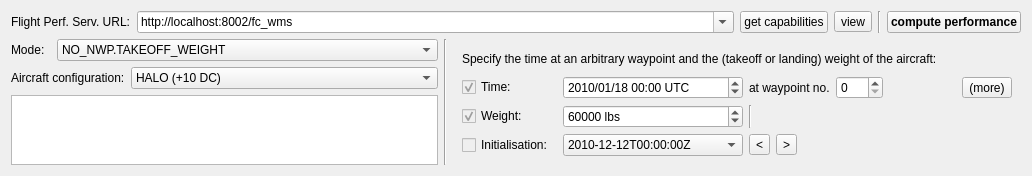
<?xml version="1.0" encoding="UTF-8"?>
<ui version="4.0">
 <class>PerformanceDockWidget</class>
 <widget class="QWidget" name="PerformanceDockWidget">
  <property name="geometry">
   <rect>
    <x>0</x>
    <y>0</y>
    <width>1032</width>
    <height>172</height>
   </rect>
  </property>
  <property name="sizePolicy">
   <sizepolicy hsizetype="Expanding" vsizetype="Minimum">
    <horstretch>0</horstretch>
    <verstretch>0</verstretch>
   </sizepolicy>
  </property>
  <property name="minimumSize">
   <size>
    <width>1001</width>
    <height>0</height>
   </size>
  </property>
  <property name="maximumSize">
   <size>
    <width>16777215</width>
    <height>172</height>
   </size>
  </property>
  <property name="windowTitle">
   <string>Flight Performance Service Dock Widget</string>
  </property>
  <layout class="QVBoxLayout" name="verticalLayout_3">
   <item>
    <layout class="QHBoxLayout" name="horizontalLayout_9">
     <item>
      <widget class="QLabel" name="label_7">
       <property name="text">
        <string>Flight Perf. Serv. URL:</string>
       </property>
      </widget>
     </item>
     <item>
      <widget class="QComboBox" name="cbURL">
       <property name="sizePolicy">
        <sizepolicy hsizetype="Expanding" vsizetype="Fixed">
         <horstretch>0</horstretch>
         <verstretch>0</verstretch>
        </sizepolicy>
       </property>
       <property name="toolTip">
        <string>Enter a valid flight performance service URL here.</string>
       </property>
       <property name="editable">
        <bool>true</bool>
       </property>
       <item>
        <property name="text">
         <string>http://localhost:8002/fc_wms</string>
        </property>
       </item>
       <item>
        <property name="text">
         <string>http://osm.omniscale.net/proxy/service</string>
        </property>
       </item>
      </widget>
     </item>
     <item>
      <widget class="QPushButton" name="btGetCapabilities">
       <property name="toolTip">
        <string>Request the capabilities from the server.</string>
       </property>
       <property name="text">
        <string>get capabilities</string>
       </property>
      </widget>
     </item>
     <item>
      <widget class="QToolButton" name="tbViewCapabilities">
       <property name="text">
        <string>view</string>
       </property>
      </widget>
     </item>
     <item>
      <widget class="Line" name="line_4">
       <property name="orientation">
        <enum>Qt::Vertical</enum>
       </property>
      </widget>
     </item>
     <item>
      <widget class="QPushButton" name="btComputePerformance">
       <property name="maximumSize">
        <size>
         <width>200</width>
         <height>16777215</height>
        </size>
       </property>
       <property name="font">
        <font>
         <weight>75</weight>
         <bold>true</bold>
        </font>
       </property>
       <property name="toolTip">
        <string>Request the computation of the flight performance with the specifed parameters.</string>
       </property>
       <property name="text">
        <string>compute performance</string>
       </property>
      </widget>
     </item>
    </layout>
   </item>
   <item>
    <layout class="QHBoxLayout" name="horizontalLayout_6">
     <item>
      <layout class="QVBoxLayout" name="verticalLayout">
       <item>
        <layout class="QHBoxLayout" name="horizontalLayout">
         <item>
          <widget class="QLabel" name="label_8">
           <property name="sizePolicy">
            <sizepolicy hsizetype="Fixed" vsizetype="Preferred">
             <horstretch>0</horstretch>
             <verstretch>0</verstretch>
            </sizepolicy>
           </property>
           <property name="minimumSize">
            <size>
             <width>40</width>
             <height>0</height>
            </size>
           </property>
           <property name="text">
            <string>Mode:</string>
           </property>
          </widget>
         </item>
         <item>
          <widget class="QComboBox" name="cbMode">
           <property name="sizePolicy">
            <sizepolicy hsizetype="MinimumExpanding" vsizetype="Minimum">
             <horstretch>0</horstretch>
             <verstretch>0</verstretch>
            </sizepolicy>
           </property>
           <property name="minimumSize">
            <size>
             <width>200</width>
             <height>0</height>
            </size>
           </property>
           <property name="maximumSize">
            <size>
             <width>16777215</width>
             <height>16777215</height>
            </size>
           </property>
           <property name="sizeAdjustPolicy">
            <enum>QComboBox::AdjustToContentsOnFirstShow</enum>
           </property>
           <property name="minimumContentsLength">
            <number>0</number>
           </property>
           <item>
            <property name="text">
             <string>NO_NWP.TAKEOFF_WEIGHT</string>
            </property>
           </item>
          </widget>
         </item>
        </layout>
       </item>
       <item>
        <layout class="QHBoxLayout" name="horizontalLayout_2">
         <item>
          <widget class="QLabel" name="label_11">
           <property name="sizePolicy">
            <sizepolicy hsizetype="Fixed" vsizetype="Preferred">
             <horstretch>0</horstretch>
             <verstretch>0</verstretch>
            </sizepolicy>
           </property>
           <property name="minimumSize">
            <size>
             <width>40</width>
             <height>0</height>
            </size>
           </property>
           <property name="text">
            <string>Aircraft configuration:</string>
           </property>
          </widget>
         </item>
         <item>
          <widget class="QComboBox" name="cbAircraft">
           <property name="sizePolicy">
            <sizepolicy hsizetype="MinimumExpanding" vsizetype="Minimum">
             <horstretch>0</horstretch>
             <verstretch>0</verstretch>
            </sizepolicy>
           </property>
           <property name="minimumSize">
            <size>
             <width>200</width>
             <height>0</height>
            </size>
           </property>
           <property name="maximumSize">
            <size>
             <width>16777215</width>
             <height>16777215</height>
            </size>
           </property>
           <property name="toolTip">
            <string>Choose an aircraft configuration you would like to use.</string>
           </property>
           <property name="sizeAdjustPolicy">
            <enum>QComboBox::AdjustToContentsOnFirstShow</enum>
           </property>
           <property name="frame">
            <bool>true</bool>
           </property>
           <item>
            <property name="text">
             <string>HALO (+10 DC)</string>
            </property>
           </item>
          </widget>
         </item>
        </layout>
       </item>
       <item>
        <widget class="QTextEdit" name="teLayerAbstract">
         <property name="minimumSize">
          <size>
           <width>242</width>
           <height>0</height>
          </size>
         </property>
         <property name="readOnly">
          <bool>true</bool>
         </property>
         <property name="html">
          <string>&lt;!DOCTYPE HTML PUBLIC &quot;-//W3C//DTD HTML 4.0//EN&quot; &quot;http://www.w3.org/TR/REC-html40/strict.dtd&quot;&gt;
&lt;html&gt;&lt;head&gt;&lt;meta name=&quot;qrichtext&quot; content=&quot;1&quot; /&gt;&lt;style type=&quot;text/css&quot;&gt;
p, li { white-space: pre-wrap; }
&lt;/style&gt;&lt;/head&gt;&lt;body style=&quot; font-family:'Sans Serif'; font-size:9pt; font-weight:400; font-style:normal;&quot;&gt;
&lt;p style=&quot;-qt-paragraph-type:empty; margin-top:0px; margin-bottom:0px; margin-left:0px; margin-right:0px; -qt-block-indent:0; text-indent:0px; font-size:10pt;&quot;&gt;&lt;br /&gt;&lt;/p&gt;&lt;/body&gt;&lt;/html&gt;</string>
         </property>
        </widget>
       </item>
      </layout>
     </item>
     <item>
      <widget class="Line" name="line_2">
       <property name="orientation">
        <enum>Qt::Vertical</enum>
       </property>
      </widget>
     </item>
     <item>
      <widget class="QStackedWidget" name="stackedWidget">
       <property name="currentIndex">
        <number>0</number>
       </property>
       <widget class="QWidget" name="page">
        <layout class="QHBoxLayout" name="horizontalLayout_5">
         <item>
          <layout class="QVBoxLayout" name="verticalLayout_2">
           <item>
            <widget class="QLabel" name="label_2">
             <property name="sizePolicy">
              <sizepolicy hsizetype="MinimumExpanding" vsizetype="Preferred">
               <horstretch>0</horstretch>
               <verstretch>0</verstretch>
              </sizepolicy>
             </property>
             <property name="minimumSize">
              <size>
               <width>550</width>
               <height>0</height>
              </size>
             </property>
             <property name="text">
              <string>Specify the time at an arbitrary waypoint and the (takeoff or landing) weight of the aircraft:</string>
             </property>
            </widget>
           </item>
           <item>
            <layout class="QHBoxLayout" name="horizontalLayout_8">
             <item>
              <widget class="QCheckBox" name="cbTimeOn">
               <property name="enabled">
                <bool>false</bool>
               </property>
               <property name="minimumSize">
                <size>
                 <width>95</width>
                 <height>0</height>
                </size>
               </property>
               <property name="maximumSize">
                <size>
                 <width>120</width>
                 <height>16777215</height>
                </size>
               </property>
               <property name="palette">
                <palette>
                 <active>
                  <colorrole role="WindowText">
                   <brush brushstyle="SolidPattern">
                    <color alpha="255">
                     <red>20</red>
                     <green>19</green>
                     <blue>18</blue>
                    </color>
                   </brush>
                  </colorrole>
                 </active>
                 <inactive>
                  <colorrole role="WindowText">
                   <brush brushstyle="SolidPattern">
                    <color alpha="255">
                     <red>20</red>
                     <green>19</green>
                     <blue>18</blue>
                    </color>
                   </brush>
                  </colorrole>
                 </inactive>
                 <disabled>
                  <colorrole role="WindowText">
                   <brush brushstyle="SolidPattern">
                    <color alpha="255">
                     <red>0</red>
                     <green>0</green>
                     <blue>0</blue>
                    </color>
                   </brush>
                  </colorrole>
                 </disabled>
                </palette>
               </property>
               <property name="text">
                <string>Time:</string>
               </property>
               <property name="checked">
                <bool>true</bool>
               </property>
              </widget>
             </item>
             <item>
              <widget class="QDateTimeEdit" name="dteTime">
               <property name="minimumSize">
                <size>
                 <width>180</width>
                 <height>0</height>
                </size>
               </property>
               <property name="maximumSize">
                <size>
                 <width>250</width>
                 <height>16777215</height>
                </size>
               </property>
               <property name="toolTip">
                <string>The time at which you would like the aircraft to be at the waypoint you specify in the edit field to the right.</string>
               </property>
               <property name="date">
                <date>
                 <year>2010</year>
                 <month>1</month>
                 <day>18</day>
                </date>
               </property>
               <property name="minimumDateTime">
                <datetime>
                 <hour>8</hour>
                 <minute>0</minute>
                 <second>0</second>
                 <year>2000</year>
                 <month>1</month>
                 <day>1</day>
                </datetime>
               </property>
               <property name="minimumDate">
                <date>
                 <year>2000</year>
                 <month>1</month>
                 <day>1</day>
                </date>
               </property>
               <property name="minimumTime">
                <time>
                 <hour>8</hour>
                 <minute>0</minute>
                 <second>0</second>
                </time>
               </property>
               <property name="displayFormat">
                <string>yyyy/MM/dd hh:mm UTC</string>
               </property>
               <property name="calendarPopup">
                <bool>false</bool>
               </property>
               <property name="timeSpec">
                <enum>Qt::UTC</enum>
               </property>
              </widget>
             </item>
             <item>
              <widget class="QLabel" name="label">
               <property name="text">
                <string>at waypoint no.</string>
               </property>
              </widget>
             </item>
             <item>
              <widget class="QSpinBox" name="sbWaypoint">
               <property name="toolTip">
                <string>The number of the waypoint at which you would like the aircraft to be at the time you have specified.</string>
               </property>
               <property name="maximum">
                <number>999</number>
               </property>
              </widget>
             </item>
             <item>
              <spacer name="horizontalSpacer_3">
               <property name="orientation">
                <enum>Qt::Horizontal</enum>
               </property>
               <property name="sizeHint" stdset="0">
                <size>
                 <width>10</width>
                 <height>20</height>
                </size>
               </property>
              </spacer>
             </item>
             <item>
              <widget class="QToolButton" name="tbMoreOptions">
               <property name="text">
                <string>(more)</string>
               </property>
              </widget>
             </item>
            </layout>
           </item>
           <item>
            <layout class="QHBoxLayout" name="horizontalLayout_4">
             <item>
              <widget class="QCheckBox" name="cbWeightOn">
               <property name="enabled">
                <bool>false</bool>
               </property>
               <property name="minimumSize">
                <size>
                 <width>95</width>
                 <height>0</height>
                </size>
               </property>
               <property name="maximumSize">
                <size>
                 <width>120</width>
                 <height>16777215</height>
                </size>
               </property>
               <property name="palette">
                <palette>
                 <active>
                  <colorrole role="WindowText">
                   <brush brushstyle="SolidPattern">
                    <color alpha="255">
                     <red>20</red>
                     <green>19</green>
                     <blue>18</blue>
                    </color>
                   </brush>
                  </colorrole>
                 </active>
                 <inactive>
                  <colorrole role="WindowText">
                   <brush brushstyle="SolidPattern">
                    <color alpha="255">
                     <red>20</red>
                     <green>19</green>
                     <blue>18</blue>
                    </color>
                   </brush>
                  </colorrole>
                 </inactive>
                 <disabled>
                  <colorrole role="WindowText">
                   <brush brushstyle="SolidPattern">
                    <color alpha="255">
                     <red>0</red>
                     <green>0</green>
                     <blue>0</blue>
                    </color>
                   </brush>
                  </colorrole>
                 </disabled>
                </palette>
               </property>
               <property name="text">
                <string>Weight:</string>
               </property>
               <property name="checkable">
                <bool>true</bool>
               </property>
               <property name="checked">
                <bool>true</bool>
               </property>
              </widget>
             </item>
             <item>
              <widget class="QSpinBox" name="sbWeight">
               <property name="minimumSize">
                <size>
                 <width>180</width>
                 <height>0</height>
                </size>
               </property>
               <property name="maximumSize">
                <size>
                 <width>250</width>
                 <height>16777215</height>
                </size>
               </property>
               <property name="toolTip">
                <string>Either the takeoff weight or the landing weight of the aircraft, depending on the mode you have selected.</string>
               </property>
               <property name="suffix">
                <string> lbs</string>
               </property>
               <property name="minimum">
                <number>1</number>
               </property>
               <property name="maximum">
                <number>999999</number>
               </property>
               <property name="singleStep">
                <number>1000</number>
               </property>
               <property name="value">
                <number>60000</number>
               </property>
              </widget>
             </item>
             <item>
              <widget class="Line" name="line_5">
               <property name="orientation">
                <enum>Qt::Vertical</enum>
               </property>
              </widget>
             </item>
             <item>
              <spacer name="horizontalSpacer">
               <property name="orientation">
                <enum>Qt::Horizontal</enum>
               </property>
               <property name="sizeHint" stdset="0">
                <size>
                 <width>40</width>
                 <height>20</height>
                </size>
               </property>
              </spacer>
             </item>
            </layout>
           </item>
           <item>
            <layout class="QHBoxLayout" name="horizontalLayout_3">
             <item>
              <widget class="QCheckBox" name="cbInitialisationOn">
               <property name="enabled">
                <bool>false</bool>
               </property>
               <property name="minimumSize">
                <size>
                 <width>95</width>
                 <height>0</height>
                </size>
               </property>
               <property name="maximumSize">
                <size>
                 <width>120</width>
                 <height>16777215</height>
                </size>
               </property>
               <property name="palette">
                <palette>
                 <active>
                  <colorrole role="WindowText">
                   <brush brushstyle="SolidPattern">
                    <color alpha="255">
                     <red>20</red>
                     <green>19</green>
                     <blue>18</blue>
                    </color>
                   </brush>
                  </colorrole>
                 </active>
                 <inactive>
                  <colorrole role="WindowText">
                   <brush brushstyle="SolidPattern">
                    <color alpha="255">
                     <red>20</red>
                     <green>19</green>
                     <blue>18</blue>
                    </color>
                   </brush>
                  </colorrole>
                 </inactive>
                 <disabled>
                  <colorrole role="WindowText">
                   <brush brushstyle="SolidPattern">
                    <color alpha="255">
                     <red>0</red>
                     <green>0</green>
                     <blue>0</blue>
                    </color>
                   </brush>
                  </colorrole>
                 </disabled>
                </palette>
               </property>
               <property name="text">
                <string>Initialisation:</string>
               </property>
              </widget>
             </item>
             <item>
              <widget class="QComboBox" name="cbInitTime">
               <property name="sizePolicy">
                <sizepolicy hsizetype="Minimum" vsizetype="Fixed">
                 <horstretch>0</horstretch>
                 <verstretch>0</verstretch>
                </sizepolicy>
               </property>
               <property name="minimumSize">
                <size>
                 <width>180</width>
                 <height>0</height>
                </size>
               </property>
               <property name="maximumSize">
                <size>
                 <width>250</width>
                 <height>16777215</height>
                </size>
               </property>
               <property name="toolTip">
                <string>If the mode you have selected uses NWP data, select a forecast initialisation time.</string>
               </property>
               <item>
                <property name="text">
                 <string>2010-12-12T00:00:00Z</string>
                </property>
               </item>
              </widget>
             </item>
             <item>
              <widget class="QToolButton" name="tbInitTime_cbback">
               <property name="text">
                <string>&lt;</string>
               </property>
              </widget>
             </item>
             <item>
              <widget class="QToolButton" name="tbInitTime_cbfwd">
               <property name="text">
                <string>&gt;</string>
               </property>
              </widget>
             </item>
             <item>
              <spacer name="horizontalSpacer_2">
               <property name="orientation">
                <enum>Qt::Horizontal</enum>
               </property>
               <property name="sizeHint" stdset="0">
                <size>
                 <width>10</width>
                 <height>20</height>
                </size>
               </property>
              </spacer>
             </item>
            </layout>
           </item>
          </layout>
         </item>
        </layout>
       </widget>
       <widget class="QWidget" name="page_2">
        <layout class="QVBoxLayout" name="verticalLayout_4">
         <item>
          <layout class="QHBoxLayout" name="horizontalLayout_7">
           <item>
            <widget class="QLabel" name="lblInterpolation">
             <property name="text">
              <string>When using NWP data:</string>
             </property>
            </widget>
           </item>
           <item>
            <widget class="QRadioButton" name="rbNWPnointerpolation">
             <property name="text">
              <string>use nearest grid point</string>
             </property>
             <property name="checked">
              <bool>true</bool>
             </property>
            </widget>
           </item>
           <item>
            <widget class="QRadioButton" name="rbNWPinterpolation">
             <property name="text">
              <string>interpolate linearly</string>
             </property>
            </widget>
           </item>
           <item>
            <spacer name="horizontalSpacer_4">
             <property name="orientation">
              <enum>Qt::Horizontal</enum>
             </property>
             <property name="sizeHint" stdset="0">
              <size>
               <width>40</width>
               <height>20</height>
              </size>
             </property>
            </spacer>
           </item>
          </layout>
         </item>
         <item>
          <layout class="QHBoxLayout" name="horizontalLayout_10">
           <item>
            <widget class="QLabel" name="lblAccuracy">
             <property name="text">
              <string>Computation points between waypoints:</string>
             </property>
            </widget>
           </item>
           <item>
            <widget class="QSpinBox" name="sbAccuracy">
             <property name="value">
              <number>5</number>
             </property>
            </widget>
           </item>
           <item>
            <spacer name="horizontalSpacer_6">
             <property name="orientation">
              <enum>Qt::Horizontal</enum>
             </property>
             <property name="sizeHint" stdset="0">
              <size>
               <width>40</width>
               <height>20</height>
              </size>
             </property>
            </spacer>
           </item>
           <item>
            <widget class="QToolButton" name="tbOptionsBack">
             <property name="text">
              <string>(back)</string>
             </property>
            </widget>
           </item>
          </layout>
         </item>
         <item>
          <layout class="QHBoxLayout" name="horizontalLayout_11">
           <item>
            <widget class="QLabel" name="lblDecline">
             <property name="text">
              <string>Engine power decline:</string>
             </property>
            </widget>
           </item>
           <item>
            <widget class="QSpinBox" name="sbEngineDecline">
             <property name="suffix">
              <string> %</string>
             </property>
            </widget>
           </item>
           <item>
            <spacer name="horizontalSpacer_5">
             <property name="orientation">
              <enum>Qt::Horizontal</enum>
             </property>
             <property name="sizeHint" stdset="0">
              <size>
               <width>40</width>
               <height>20</height>
              </size>
             </property>
            </spacer>
           </item>
          </layout>
         </item>
         <item>
          <spacer name="verticalSpacer">
           <property name="orientation">
            <enum>Qt::Vertical</enum>
           </property>
           <property name="sizeHint" stdset="0">
            <size>
             <width>20</width>
             <height>19</height>
            </size>
           </property>
          </spacer>
         </item>
        </layout>
       </widget>
      </widget>
     </item>
    </layout>
   </item>
  </layout>
 </widget>
 <resources/>
 <connections/>
</ui>
